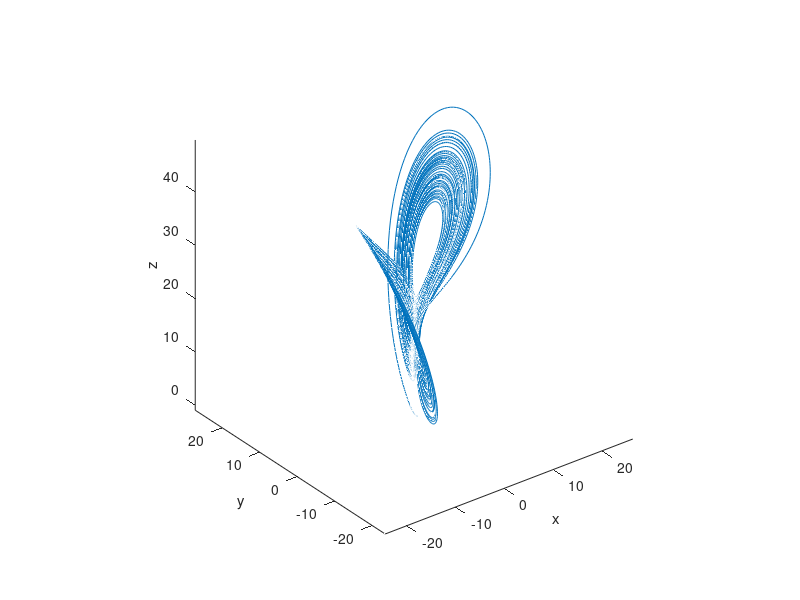

Recreate this plot in MATLAB.
% LORENZ  Use ODE45 to plot a solution of the Lorenz
% equations.  This also illustrates how to set tighter
% tolerances to get a smoother and more precise result.

% parameters and ODE system
sig = 10;
rho = 28;
bet = 8/3;
f = @(t, u) [sig * (u(2) - u(1));
             u(1) * (rho - u(3)) - u(2);
             u(1) * u(2) - bet * u(3)];
u0 = [1, 1, 1];
T = 100;

% black box numerical solution and 3D plot
s = odeset('RelTol', 1.0e-6, 'AbsTol', 1.0e-10);
[tt, uu] = ode45(f, [0, T], u0, s);
plot3(uu(:,1), uu(:,2), uu(:,3))
xlabel x,  ylabel y,  zlabel z
axis equal
